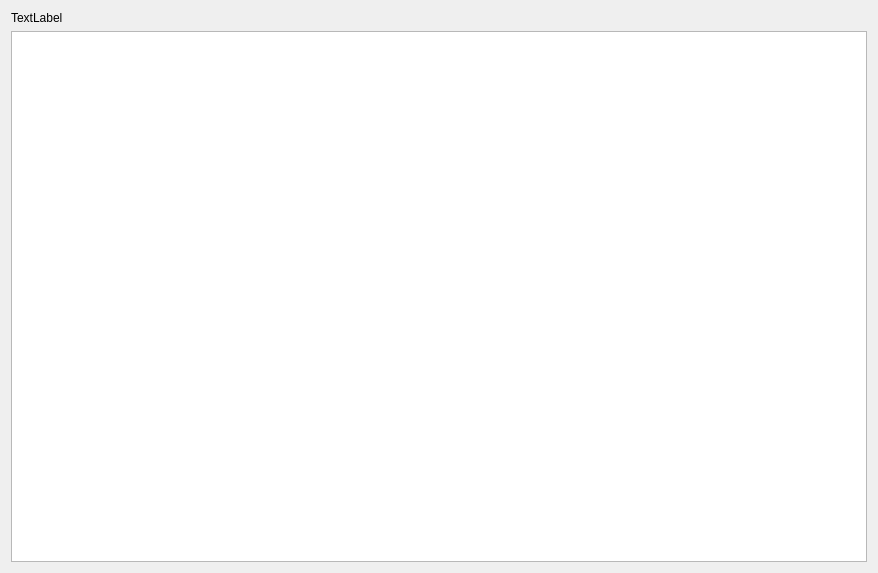
<?xml version="1.0" encoding="UTF-8"?>
<ui version="4.0">
 <class>Form</class>
 <widget class="QWidget" name="Form">
  <property name="geometry">
   <rect>
    <x>0</x>
    <y>0</y>
    <width>878</width>
    <height>573</height>
   </rect>
  </property>
  <property name="windowTitle">
   <string>Form</string>
  </property>
  <property name="autoFillBackground">
   <bool>false</bool>
  </property>
  <layout class="QVBoxLayout" name="verticalLayout">
   <item>
    <widget class="QLabel" name="lbl_weather">
     <property name="text">
      <string>TextLabel</string>
     </property>
    </widget>
   </item>
   <item>
    <widget class="QTextEdit" name="txt_a"/>
   </item>
  </layout>
 </widget>
 <resources>
  <include location="../res.qrc"/>
 </resources>
 <connections/>
</ui>
